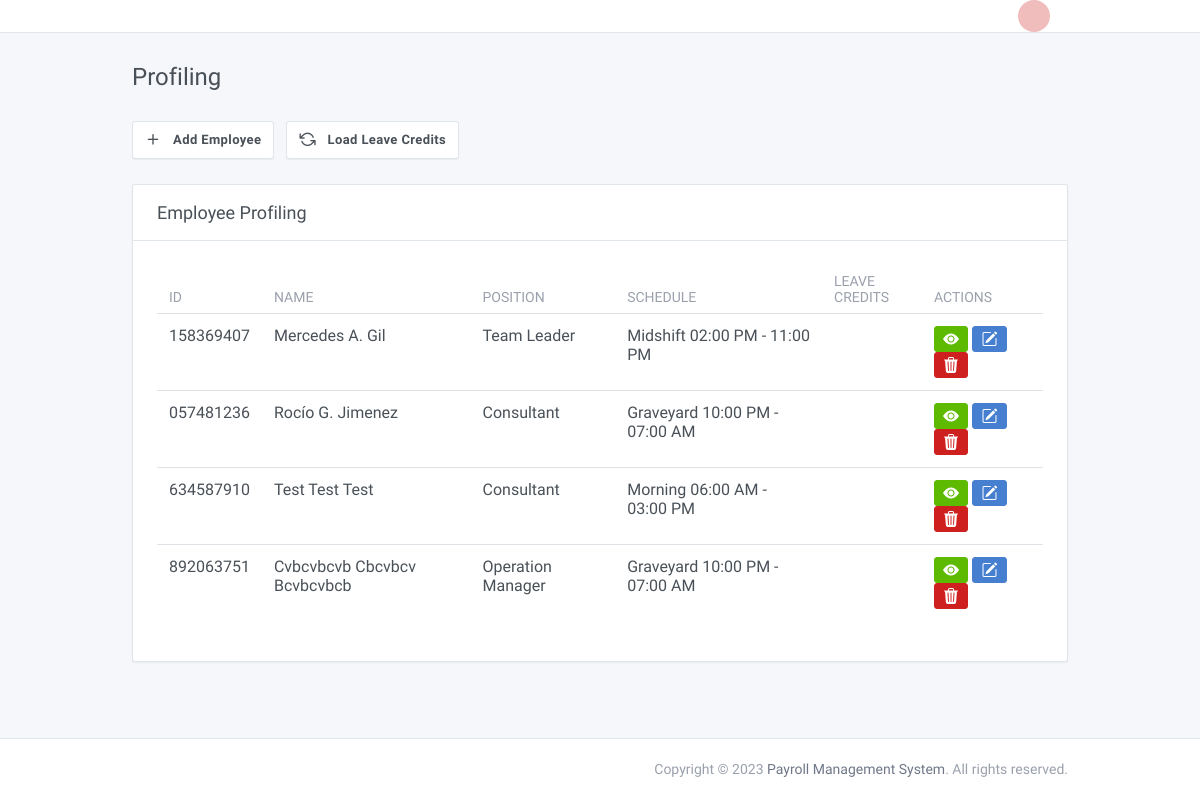
The page /admin/profile.php (signed in) on the database as committed earlier.
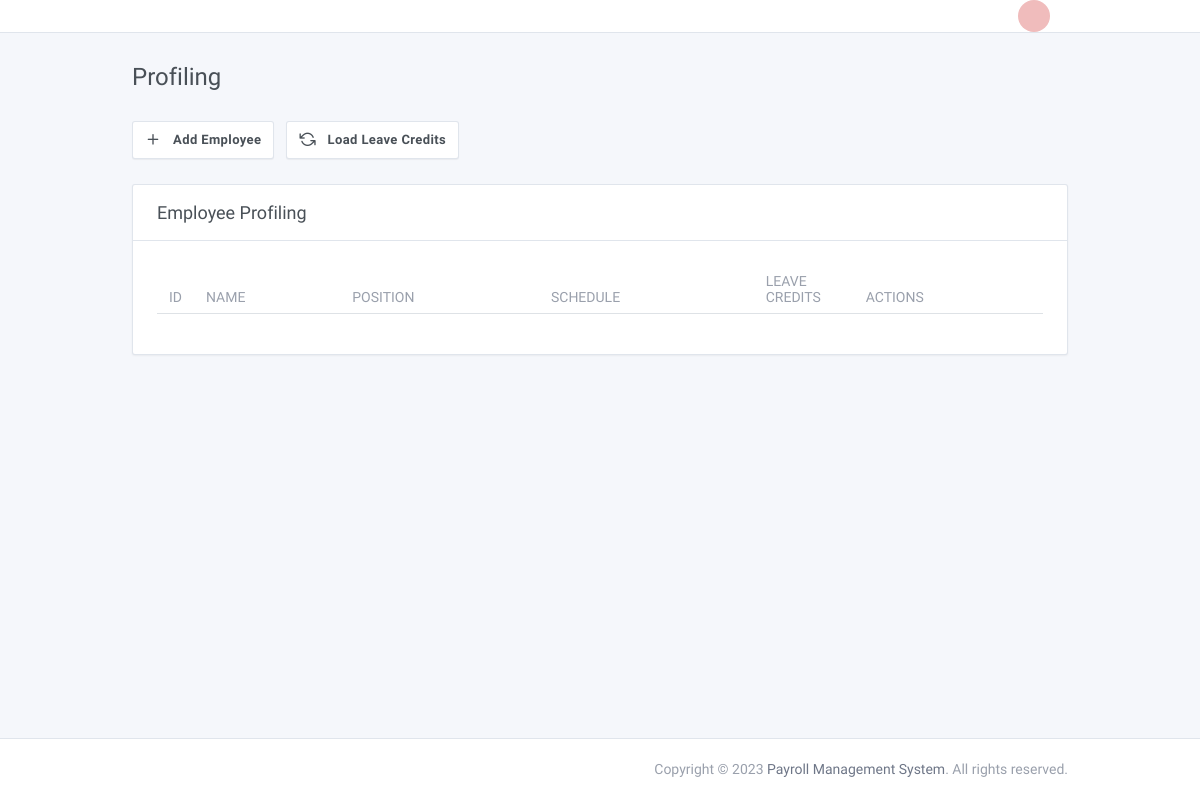
The same page on the database as committed later.
### tables this page shows
CREATE TABLE `employees` (
  `id` int(11) NOT NULL,
  `employee_id` varchar(45) DEFAULT NULL,
  `position_id` int(11) DEFAULT NULL,
  `schedule_id` int(11) DEFAULT NULL,
  `created_on` varchar(45) DEFAULT NULL,
  `photo` longtext DEFAULT NULL,
  `fullname` varchar(45) DEFAULT NULL,
  `address` varchar(45) DEFAULT NULL,
  `email` varchar(45) DEFAULT NULL,
  `phonenumber` varchar(45) DEFAULT NULL,
  `birthdate` varchar(45) DEFAULT NULL,
  `sex` varchar(45) DEFAULT NULL,
  `position` varchar(45) DEFAULT NULL,
  `civil_status` varchar(45) DEFAULT NULL,
  `citizenship` varchar(45) DEFAULT NULL,
  `height` int(11) DEFAULT NULL,
  `weight` int(11) DEFAULT NULL,
  `religion` varchar(45) DEFAULT NULL,
  `spouse` varchar(45) DEFAULT NULL,
  `spouse_occupation` varchar(45) DEFAULT NULL,
  `father` varchar(45) DEFAULT NULL,
  `father_occupation` varchar(45) DEFAULT NULL,
  `mother` varchar(45) DEFAULT NULL,
  `mother_occupation` varchar(45) DEFAULT NULL,
  `parent_address` varchar(45) DEFAULT NULL,
  `emergency_name` varchar(45) DEFAULT NULL,
  `emergency_contact` varchar(45) DEFAULT NULL,
  `project_name` varchar(45) DEFAULT NULL,
  `site_location` varchar(45) DEFAULT NULL,
  `leave_credits` int(11) DEFAULT NULL
);

CREATE TABLE `position` (
  `id` int(11) NOT NULL,
  `description` varchar(45) DEFAULT NULL,
  `rate` double DEFAULT NULL,
  `position_id` varchar(45) DEFAULT NULL
);

CREATE TABLE `schedules` (
  `id` int(11) NOT NULL,
  `schedule_id` varchar(45) DEFAULT NULL,
  `time_in_morning` varchar(45) DEFAULT NULL,
  `time_out_morning` varchar(45) DEFAULT NULL,
  `time_in_afternoon` varchar(45) DEFAULT NULL,
  `time_out_afternoon` varchar(45) DEFAULT NULL,
  `time_in_graveyard` varchar(45) DEFAULT NULL,
  `time_out_graveyard` varchar(45) DEFAULT NULL
);

### admin/session/Global.php (called while the page is built, shortened)
<?php
 class Controller{
	public function SQLConnection(){
		$connection = array("server" => "localhost", "user" => "root", "password" => "", "database" => "payroll");
		$connections = mysqli_connect($connection["server"], $connection["user"], $connection["password"], $connection["database"]);
		return $connections;
	}
}

### admin/profile.php (the view, shortened to what this page needs)
<?php
require_once('includes/script.php');
?>
<!doctype html>
<html lang="en" dir="ltr">
<head>
  <link rel="stylesheet" href="https://cdn.jsdelivr.net/npm/bootstrap-icons@1.10.2/font/bootstrap-icons.css">
</head>
<body class="" v-on:click="Reload">
  <div class="page" id="app">
    <div class="page-main">
      <div class="header collapse d-lg-flex p-0" id="headerMenuCollapse">
        <div class="container">
          <div class="row align-items-center">
            <div class="d-flex">
              <?php require_once('includes/header.php') ?>
            </div>
            <div class="col-lg order-lg-first">
              <?php require_once('includes/subheader.php') ?>
            </div>
          </div>
        </div>
      </div>
      <div class="my-3 my-md-5">
        <div class="container">
          <div class="page-header">
            <h1 class="page-title">
              Profiling
            </h1>
          </div>
          <div class="row row-cards">
            <div style="padding-left: 12px; padding-bottom: 25px;">
              <button type="button" class="btn btn-secondary" data-toggle="modal" data-target="#modal-add-employee">
                <i class="fe fe-plus mr-2"></i> Add Employee
              </button>
            </div>
            <div style="padding-left: 12px; padding-bottom: 25px;">
              <button type="button" class="btn btn-secondary" data-toggle="modal" data-target="#modal-leave-credit">
                <i class="fe fe-refresh-ccw mr-2"></i> Load Leave Credits
              </button>
            </div>
            <div class="col-12">
              <div class="card">
                <div class="card-header py-3">
                  <h3 class="card-title">Employee Profiling</h3>
                </div>
                <div class="card-body">
                  <div class="table-responsive">
                    <table class="table table-hover" id="dataTable" width="100%" cellspacing="0">
                      <thead>
                        <tr>
                          <th class="w-1">ID</th>
                          <th>Name</th>
                          <th>Position</th>
                          <th>Schedule</th>
                          <th width="100">Leave Credits</th>
                          <th>Actions</th>
                        </tr>
                      </thead>
                      <tbody>
                        <?php
                        $query = "SELECT *, employees.id AS empid FROM employees LEFT JOIN position ON position.id=employees.position_id LEFT JOIN schedules ON schedules.id=employees.schedule_id";
                        $result = mysqli_query($connection, $query);
                        while ($row = mysqli_fetch_assoc($result)) {
                        ?>
                          <tr>
                            <td><a><?php echo $row['employee_id'] ?></a></td>
                            <td><a class="text-inherit"><?php echo $row['fullname'] ?></a></td>
                            <td>
                              <?php echo $row['description'] ?>
                            </td>
                            <td>
                              <?php
                              if (isset($row['time_in_morning'])) {
                                echo "Morning " . date("h:i A", strtotime($row['time_in_morning'])) . " - " . date("h:i A", strtotime($row['time_out_morning']));
                              } else if (isset($row['time_in_afternoon'])) {
                                echo "Midshift " . date("h:i A", strtotime($row['time_in_afternoon']))  . " - " . date("h:i A", strtotime($row['time_out_afternoon']));
                              } else if (isset($row['time_in_graveyard'])) {
                                echo "Graveyard " . date("h:i A", strtotime($row['time_in_graveyard']))  . " - " . date("h:i A", strtotime($row['time_out_graveyard']));
                              }
                              ?>
                            </td>
                            <td>
                            </td>
                            <td>
                              <a href="view.php?id=<?php echo $row['employee_id'] ?>"><button class="btn btn-success btn-sm"><i class='bi bi-eye-fill'></i></button></a>
                              <a href="edit.php?id=<?php echo $row['employee_id'] ?>"><button class="btn btn-primary btn-sm"><i class='bi bi-pencil-square'></i></button></a>
                              <button class="btn btn-danger btn-sm" data-toggle="modal" data-target="#modal-deletes-employee<?php echo $row['empid'] ?>"><i class='bi bi-trash3-fill'></i></button>
                            </td>
                          <?php } ?>
                          </tr>
                      </tbody>
                    </table>
                  </div>
                </div>
              </div>
            </div>
          </div>
        </div>
      </div>
    </div>
    <?php require_once('includes/footer.php') ?>
  </div>
</body>
</html>

### admin/includes/script.php (shortened to what this page needs)
<link rel="stylesheet" href="https://maxcdn.bootstrapcdn.com/font-awesome/4.7.0/css/font-awesome.min.css">
<link href="angular/vendor/datatables/dataTables.bootstrap4.css" rel="stylesheet">
<link href="../assets/css/dashboard.css" rel="stylesheet" />

### admin/includes/header.php (shortened to what this page needs)
<?php
 $model = new Dashboard();
 $password = $_SESSION['official_password'];
 $username = $_SESSION['official_username'];
 $query = $model->GetAdministrator($username, $password);
 $admin = mysqli_fetch_assoc($query);
        $firstname = $admin['firstname'];
        $lastname = $admin['lastname'];
?>
              <div style="padding-right: 18px;" class="d-flex order-lg-2 ml-auto">
                <div class="dropdown">
                  <a href="#" class="nav-link pr-0  leading-none" data-toggle="dropdown">
                    <span class="avatar avatar-red" style="background-image: url(../demo/b6.jpg)"></span>
                    <span class="ml-2 d-none d-lg-block">
                      <span class="text-default"><?php echo $firstname ?>&nbsp<?php echo $lastname ?></span>
                    </span>
                  </a>
                </div>
              </div>

### admin/includes/footer.php
<footer class="footer">
  <div class="container">
    <div class="row align-items-center flex-row-reverse">
      <div class="col-12 col-lg-auto mt-3 mt-lg-0">
        Copyright © <?php echo date('Y') ?> <a href=".">Payroll Management System</a>. All rights reserved.
      </div>
    </div>
  </div>
</footer>

Rows that differ between the two databases and show on the page:
removed employees: employee "158369407", fullname "Mercedes A. Gil", position.description "Team Leader", schedule.time_in_afternoon "02:00 PM", schedule.time_out_afternoon "11:00 PM"
removed employees: employee "057481236", fullname "Rocío G. Jimenez", position.description "Consultant", schedule.time_in_graveyard "10:00 PM", schedule.time_out_graveyard "07:00 AM"
removed employees: employee "634587910", fullname "Test Test Test", position.description "Consultant", schedule.time_in_morning "06:00 AM", schedule.time_out_morning "03:00 PM"
removed employees: employee "892063751", fullname "Cvbcvbcvb Cbcvbcv Bcvbcvbcb", position.description "Operation Manager", schedule.time_in_graveyard "10:00 PM", schedule.time_out_graveyard "07:00 AM"
